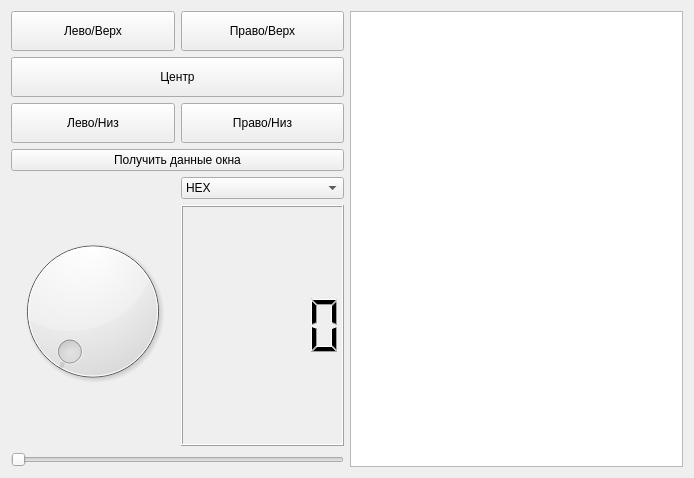
<?xml version="1.0" encoding="UTF-8"?>
<ui version="4.0">
 <class>Form</class>
 <widget class="QWidget" name="Form">
  <property name="geometry">
   <rect>
    <x>0</x>
    <y>0</y>
    <width>694</width>
    <height>478</height>
   </rect>
  </property>
  <property name="windowTitle">
   <string>Form</string>
  </property>
  <layout class="QHBoxLayout" name="horizontalLayout_5">
   <item>
    <layout class="QHBoxLayout" name="horizontalLayout_4">
     <item>
      <layout class="QVBoxLayout" name="verticalLayout_3">
       <item>
        <layout class="QHBoxLayout" name="horizontalLayout">
         <item>
          <widget class="QPushButton" name="left_up">
           <property name="sizePolicy">
            <sizepolicy hsizetype="Minimum" vsizetype="Fixed">
             <horstretch>0</horstretch>
             <verstretch>0</verstretch>
            </sizepolicy>
           </property>
           <property name="minimumSize">
            <size>
             <width>0</width>
             <height>40</height>
            </size>
           </property>
           <property name="text">
            <string>Лево/Верх</string>
           </property>
          </widget>
         </item>
         <item>
          <widget class="QPushButton" name="right_up">
           <property name="minimumSize">
            <size>
             <width>0</width>
             <height>40</height>
            </size>
           </property>
           <property name="text">
            <string>Право/Верх</string>
           </property>
          </widget>
         </item>
        </layout>
       </item>
       <item>
        <widget class="QPushButton" name="centre">
         <property name="minimumSize">
          <size>
           <width>0</width>
           <height>40</height>
          </size>
         </property>
         <property name="text">
          <string>Центр</string>
         </property>
        </widget>
       </item>
       <item>
        <layout class="QHBoxLayout" name="horizontalLayout_2">
         <item>
          <widget class="QPushButton" name="left_down">
           <property name="minimumSize">
            <size>
             <width>0</width>
             <height>40</height>
            </size>
           </property>
           <property name="text">
            <string>Лево/Низ</string>
           </property>
          </widget>
         </item>
         <item>
          <widget class="QPushButton" name="right_down">
           <property name="minimumSize">
            <size>
             <width>0</width>
             <height>40</height>
            </size>
           </property>
           <property name="text">
            <string>Право/Низ</string>
           </property>
          </widget>
         </item>
        </layout>
       </item>
       <item>
        <widget class="QPushButton" name="get_window_data">
         <property name="text">
          <string>Получить данные окна</string>
         </property>
        </widget>
       </item>
       <item>
        <layout class="QVBoxLayout" name="verticalLayout_2">
         <item>
          <layout class="QHBoxLayout" name="horizontalLayout_3">
           <item>
            <widget class="QDial" name="dial">
             <property name="sizePolicy">
              <sizepolicy hsizetype="Preferred" vsizetype="Expanding">
               <horstretch>0</horstretch>
               <verstretch>0</verstretch>
              </sizepolicy>
             </property>
            </widget>
           </item>
           <item>
            <layout class="QVBoxLayout" name="verticalLayout">
             <item>
              <widget class="QComboBox" name="comboBox">
               <property name="editable">
                <bool>false</bool>
               </property>
               <item>
                <property name="text">
                 <string>HEX</string>
                </property>
               </item>
               <item>
                <property name="text">
                 <string>DEC</string>
                </property>
               </item>
               <item>
                <property name="text">
                 <string>OCT</string>
                </property>
               </item>
               <item>
                <property name="text">
                 <string>BIN</string>
                </property>
               </item>
              </widget>
             </item>
             <item>
              <widget class="QLCDNumber" name="lcdNumber"/>
             </item>
            </layout>
           </item>
          </layout>
         </item>
         <item>
          <widget class="QSlider" name="slider">
           <property name="orientation">
            <enum>Qt::Horizontal</enum>
           </property>
          </widget>
         </item>
        </layout>
       </item>
      </layout>
     </item>
     <item>
      <widget class="QPlainTextEdit" name="plainTextEdit">
       <property name="sizePolicy">
        <sizepolicy hsizetype="Expanding" vsizetype="Expanding">
         <horstretch>0</horstretch>
         <verstretch>0</verstretch>
        </sizepolicy>
       </property>
      </widget>
     </item>
    </layout>
   </item>
  </layout>
 </widget>
 <resources/>
 <connections/>
</ui>
